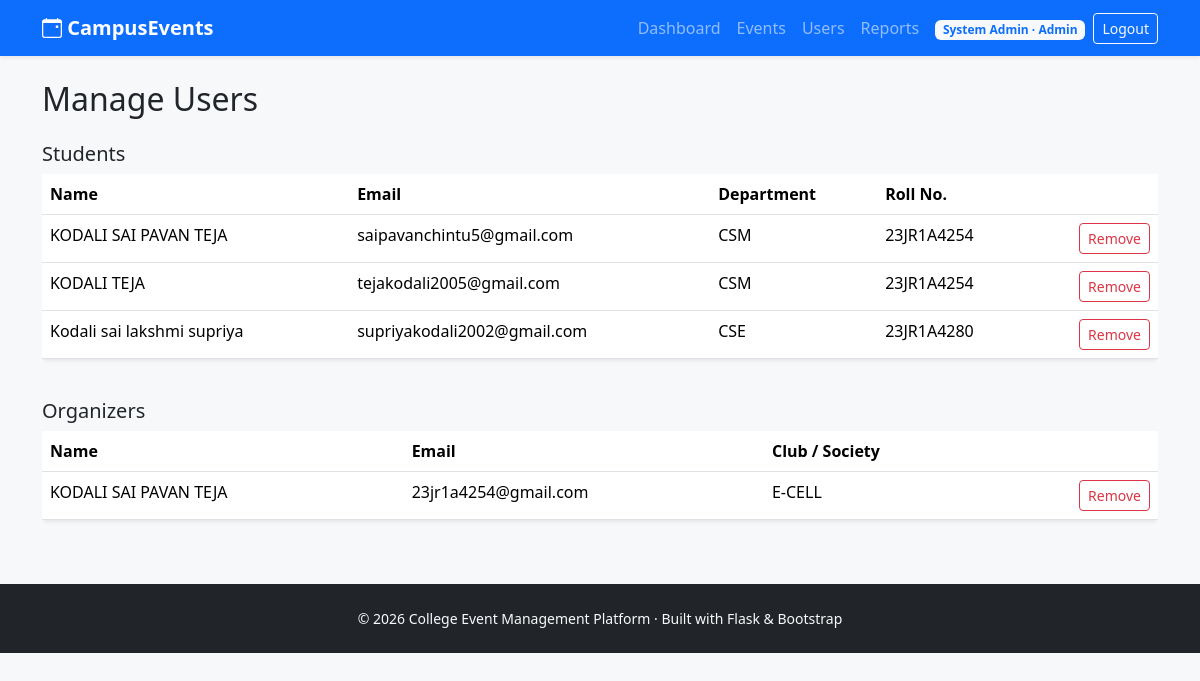
Page /admin/users (signed in) on the committed database.
### models/user.py (models this page shows, shortened)
class User(UserMixin, db.Model):
    __tablename__ = "users"
    id = db.Column(db.Integer, primary_key=True)
    full_name = db.Column(db.String(120), nullable=False)
    email = db.Column(db.String(150), unique=True, nullable=False, index=True)
    password_hash = db.Column(db.String(255), nullable=False)
    role = db.Column(db.String(20), nullable=False, default="student")
    department = db.Column(db.String(100))
    roll_number = db.Column(db.String(50))
    club_name = db.Column(db.String(120))
    created_at = db.Column(db.DateTime, default=datetime.utcnow)
    events_created = db.relationship(
        "Event", backref="organizer", lazy=True, foreign_keys="Event.organizer_id"
    )
    registrations = db.relationship(
        "Registration", backref="student", lazy=True, cascade="all, delete-orphan"
    )
    feedback_given = db.relationship(
        "Feedback", backref="student", lazy=True, cascade="all, delete-orphan"
    )
    @property
    def is_student(self):
        return self.role == "student"
    @property
    def is_organizer(self):
        return self.role == "organizer"
    @property
    def is_admin(self):
        return self.role == "admin"

### routes/admin.py (the view)
@admin_bp.route("/users")
@login_required
@role_required("admin")
def manage_users():
    students = User.query.filter_by(role="student").order_by(User.full_name).all()
    organizers = User.query.filter_by(role="organizer").order_by(User.full_name).all()
    return render_template("admin/manage_users.html", students=students, organizers=organizers)

### models/user.py (called while the page is built)
@login_manager.user_loader
def load_user(user_id):
    return User.query.get(int(user_id))

### templates/admin/manage_users.html (shortened to what this page needs)
{% extends "base.html" %}
{% block content %}
<h2 class="mb-4">Manage Users</h2>
<h5>Students</h5>
<div class="table-responsive mb-4">
<table class="table table-hover bg-white shadow-sm rounded">
    <thead><tr><th>Name</th><th>Email</th><th>Department</th><th>Roll No.</th><th></th></tr></thead>
    <tbody>
        {% for u in students %}
        <tr>
            <td>{{ u.full_name }}</td><td>{{ u.email }}</td><td>{{ u.department or '-' }}</td><td>{{ u.roll_number or '-' }}</td>
            <td class="text-end">
                <form method="POST" action="{{ url_for('admin.delete_user', user_id=u.id) }}" data-confirm="Remove {{ u.full_name }}'s account? This cannot be undone.">
                    <button class="btn btn-sm btn-outline-danger">Remove</button>
                </form>
            </td>
        </tr>
        {% else %}
        <tr><td colspan="5" class="text-center text-muted py-3">No students yet.</td></tr>
        {% endfor %}
    </tbody>
</table>
</div>
<h5>Organizers</h5>
<div class="table-responsive">
<table class="table table-hover bg-white shadow-sm rounded">
    <thead><tr><th>Name</th><th>Email</th><th>Club / Society</th><th></th></tr></thead>
    <tbody>
        {% for u in organizers %}
        <tr>
            <td>{{ u.full_name }}</td><td>{{ u.email }}</td><td>{{ u.club_name or '-' }}</td>
            <td class="text-end">
                <form method="POST" action="{{ url_for('admin.delete_user', user_id=u.id) }}" data-confirm="Remove {{ u.full_name }}'s account? This cannot be undone.">
                    <button class="btn btn-sm btn-outline-danger">Remove</button>
                </form>
            </td>
        </tr>
        {% else %}
        <tr><td colspan="4" class="text-center text-muted py-3">No organizers yet.</td></tr>
        {% endfor %}
    </tbody>
</table>
</div>
{% endblock %}

### templates/base.html (shortened to what this page needs)
<!DOCTYPE html>
<html lang="en">
<head>
    <link href="https://cdn.jsdelivr.net/npm/bootstrap@5.3.3/dist/css/bootstrap.min.css" rel="stylesheet">
    <link href="https://cdn.jsdelivr.net/npm/bootstrap-icons@1.11.3/font/bootstrap-icons.css" rel="stylesheet">
    <link href="{{ url_for('static', filename='css/style.css') }}" rel="stylesheet">
</head>
<body>
<nav class="navbar navbar-expand-lg navbar-dark bg-primary sticky-top shadow-sm">
    <div class="container">
        <a class="navbar-brand fw-bold" href="{{ url_for('home') }}">
            <i class="bi bi-calendar-event"></i> CampusEvents
        </a>
        <div class="collapse navbar-collapse" id="navMain">
            <ul class="navbar-nav ms-auto align-items-lg-center">
                {% if current_user.is_authenticated %}
                    {% if current_user.is_student %}
                        <li class="nav-item"><a class="nav-link" href="{{ url_for('student.dashboard') }}">Dashboard</a></li>
                        <li class="nav-item"><a class="nav-link" href="{{ url_for('student.browse_events') }}">Browse Events</a></li>
                        <li class="nav-item"><a class="nav-link" href="{{ url_for('student.my_events') }}">My Events</a></li>
                        <li class="nav-item"><a class="nav-link" href="{{ url_for('student.certificates') }}">Certificates</a></li>
                        <li class="nav-item"><a class="nav-link" href="{{ url_for('student.profile') }}">Profile</a></li>
                    {% elif current_user.is_organizer %}
                        <li class="nav-item"><a class="nav-link" href="{{ url_for('organizer.dashboard') }}">Dashboard</a></li>
                        <li class="nav-item"><a class="nav-link" href="{{ url_for('organizer.create_event') }}">+ New Event</a></li>
                    {% elif current_user.is_admin %}
                        <li class="nav-item"><a class="nav-link" href="{{ url_for('admin.dashboard') }}">Dashboard</a></li>
                        <li class="nav-item"><a class="nav-link" href="{{ url_for('admin.manage_events') }}">Events</a></li>
                        <li class="nav-item"><a class="nav-link" href="{{ url_for('admin.manage_users') }}">Users</a></li>
                        <li class="nav-item"><a class="nav-link" href="{{ url_for('admin.reports') }}">Reports</a></li>
                    {% endif %}
                    <li class="nav-item ms-lg-2">
                        <span class="badge bg-light text-primary">{{ current_user.full_name }} · {{ current_user.role|capitalize }}</span>
                    </li>
                    <li class="nav-item ms-lg-2">
                        <a class="btn btn-outline-light btn-sm" href="{{ url_for('auth.logout') }}">Logout</a>
                    </li>
                {% else %}
                    <li class="nav-item"><a class="nav-link" href="{{ url_for('auth.login') }}">Login</a></li>
                    <li class="nav-item"><a class="btn btn-light btn-sm ms-lg-2" href="{{ url_for('auth.register') }}">Sign Up</a></li>
                {% endif %}
            </ul>
        </div>
    </div>
</nav>
<main class="container my-4">
    {% block content %}{% endblock %}
</main>
<footer class="bg-dark text-light py-4 mt-5">
    <div class="container text-center small">
        &copy; {{ current_year }} College Event Management Platform · Built with Flask &amp; Bootstrap
    </div>
</footer>
</body>
</html>

### static/css/style.css (style rules this page uses)
body { background-color: #f7f8fa; }

### rows in the picture
User: full_name "System Admin", role "Admin"
User: full_name "KODALI SAI PAVAN TEJA", email "saipavanchintu5@gmail.com", department "CSM", roll_number "23JR1A4254"
User: full_name "KODALI TEJA", email "tejakodali2005@gmail.com", department "CSM", roll_number "23JR1A4254"
User: full_name "Kodali sai lakshmi supriya", email "supriyakodali2002@gmail.com", department "CSE", roll_number "23JR1A4280"
User: full_name "KODALI SAI PAVAN TEJA", email "23jr1a4254@gmail.com", club_name "E-CELL"
